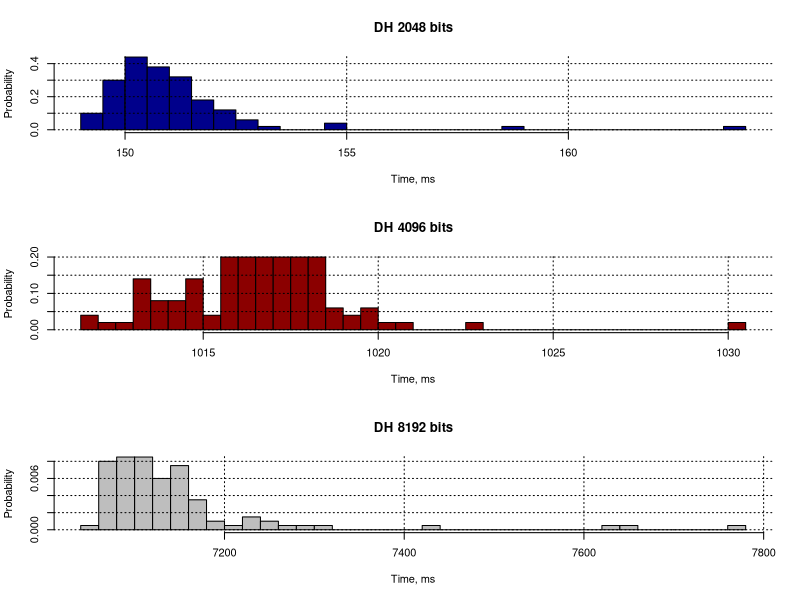

This figure's R source:
data<-read.table("DH.dat", sep=",");
pdf("dh_computation_hist.pdf")
par(mfrow=c(3, 1))
summary(data*1000);
# https://datatracker.ietf.org/doc/rfc3526/?include_text=1
hist(data[data$V1==14, 2]*1000, col="dark blue", xlab="Time, ms", ylab="Probability", main="DH 2048 bits", prob=T, breaks=30);
grid(col="black");
hist(data[data$V1==16, 2]*1000, col="dark red", xlab="Time, ms", ylab="Probability", main="DH 4096 bits", prob=T, breaks=30);
grid(col="black");
hist(data[data$V1==18, 2]*1000, col="gray", xlab="Time, ms", ylab="Probability", main="DH 8192 bits", prob=T, breaks=30);
grid(col="black");
dev.off();
